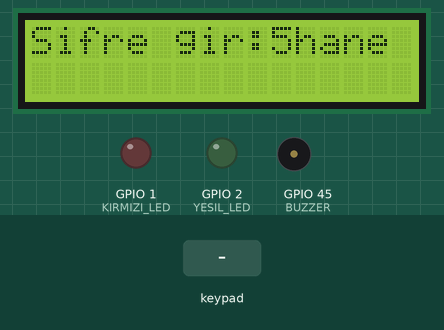
This program was run on a simulated ESP32-S3. On the bench: 16×2 character LCD, output pins drawn as LEDs (lit = HIGH), buzzer (waves = sounding). Inputs (shaded band) come from the test bench. What the program prints to the serial monitor is not drawn.

Above: at 2.8 s.
2.9 s: keypad keys 1 2 3 4 5 pressed 0.4 s apart
At 5.8 s:
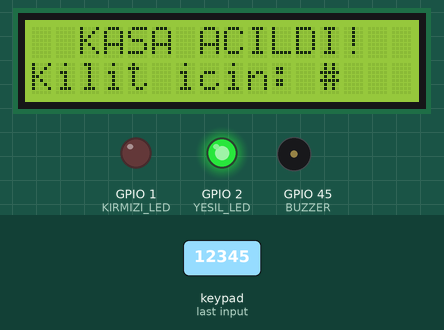
6.4 s: key '#' pressed
At 7.6 s:
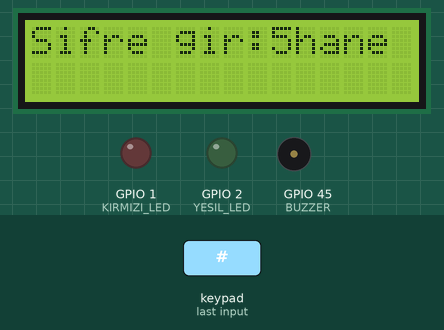
7.9 s: keypad keys 4 6 3 8 1 8 # pressed 0.4 s apart
At 10.6 s:
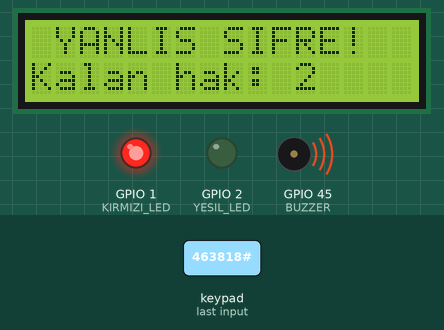
12.3 s: keypad keys 1 2 3 4 5 * pressed 0.4 s apart
At 12.53 s:
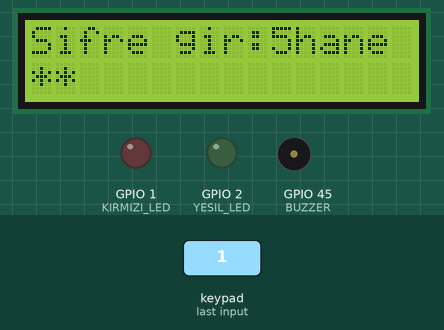
16.2 s: keypad keys 1 7 1 6 1 5 7 pressed 0.4 s apart
At 30.0 s:
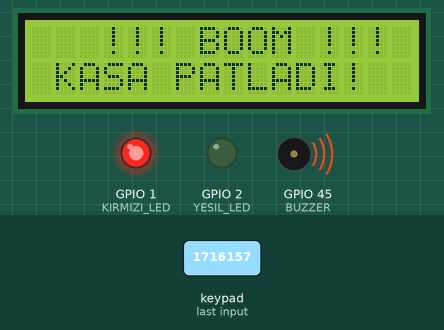
Timing chart, 0 to 34.0 s (numbered marks = the images above; inputs shaded):
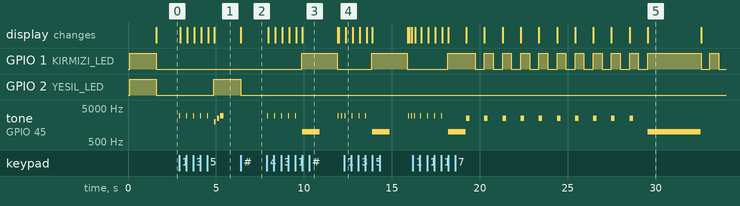

The program:

main.cpp
```cpp
#include <Arduino.h>
#include <Wire.h>
#include <LiquidCrystal_I2C.h>
#include <Keypad.h>

// ---------------- Pin tanimlari ----------------
#define YESIL_LED   2
#define KIRMIZI_LED 1
#define BUZZER      45
#define LCD_SDA     9
#define LCD_SCL     10

// Buzzer tipi: aktif buzzer ise true, pasif buzzer ise false yapin
#define BUZZER_AKTIF false

// ---------------- Ayarlar ----------------
#define KASA_SIFRESI  "12345"   // kasa sifresi
#define TOPLAM_HAK    3     // yanlis girme hakki
#define GERI_SAYIM    10    // patlama geri sayimi (saniye)

// ---------------- Keypad ----------------
const byte SATIR = 4;
const byte SUTUN = 4;
char tuslar[SATIR][SUTUN] = {
  {'1', '2', '3', 'A'},
  {'4', '5', '6', 'B'},
  {'7', '8', '9', 'C'},
  {'*', '0', '#', 'D'}
};
// Keypad pin 1-4 = sutunlar (ters sira), pin 5-8 = satirlar (ters sira)
byte satirPinleri[SATIR] = {46, 3, 8, 18};
byte sutunPinleri[SUTUN] = {17, 16, 15, 7};
Keypad keypad = Keypad(makeKeymap(tuslar), satirPinleri, sutunPinleri, SATIR, SUTUN);

// ---------------- LCD ----------------
LiquidCrystal_I2C *lcd = nullptr;

// ---------------- Durum ----------------
String sifre = "";
String girilen = "";
int haneSayisi = 0;
int kalanHak = TOPLAM_HAK;

// ---------------- Yardimci fonksiyonlar ----------------
void buzzerAc(int frekans = 2000) {
  if (BUZZER_AKTIF) digitalWrite(BUZZER, HIGH);
  else tone(BUZZER, frekans);
}

void buzzerKapat() {
  if (BUZZER_AKTIF) digitalWrite(BUZZER, LOW);
  else noTone(BUZZER);
}

void bip(int sure, int frekans = 2000) {
  buzzerAc(frekans);
  delay(sure);
  buzzerKapat();
}

void lcdYaz(const String &satir1, const String &satir2) {
  lcd->clear();
  lcd->setCursor(0, 0);
  lcd->print(satir1);
  lcd->setCursor(0, 1);
  lcd->print(satir2);
}

void sifreAyarla() {
  sifre = KASA_SIFRESI;
  haneSayisi = sifre.length();
}

void sifreEkraniGoster() {
  girilen = "";
  lcdYaz("Sifre gir:" + String(haneSayisi) + "hane", "");
}

void girilenGoster() {
  lcd->setCursor(0, 1);
  lcd->print("                ");
  lcd->setCursor(0, 1);
  for (unsigned int i = 0; i < girilen.length(); i++) lcd->print('*');
}

void kasaPatlat() {
  digitalWrite(YESIL_LED, LOW);
  for (int s = GERI_SAYIM; s > 0; s--) {
    lcdYaz("KASA PATLAYACAK!", String(s) + " saniye kaldi");
    digitalWrite(KIRMIZI_LED, HIGH);
    bip(200, 2500);
    delay(300);
    digitalWrite(KIRMIZI_LED, LOW);
    delay(500);
  }
  lcdYaz("   !!! BOOM !!!", " KASA PATLADI!");
  digitalWrite(KIRMIZI_LED, HIGH);
  buzzerAc(1000);
  delay(3000);
  buzzerKapat();
  lcdYaz(" KASA PATLADI!", "Reset'e basin");
  while (true) {           // sistem kilitlenir, reset gerekir
    digitalWrite(KIRMIZI_LED, !digitalRead(KIRMIZI_LED));
    delay(500);
  }
}

void sifreKontrol() {
  Serial.printf("Girilen: %s  Dogru: %s\n", girilen.c_str(), sifre.c_str());
  if (girilen == sifre) {
    digitalWrite(KIRMIZI_LED, LOW);
    digitalWrite(YESIL_LED, HIGH);
    lcdYaz("  KASA ACILDI!", "Kilit icin: #");
    bip(100, 2000); delay(80); bip(100, 2500); delay(80); bip(200, 3000);

    // '#' basilana kadar acik kalir, sonra tekrar kilitlenir
    while (keypad.getKey() != '#') delay(10);
    digitalWrite(YESIL_LED, LOW);
    kalanHak = TOPLAM_HAK;
    sifreAyarla();
    sifreEkraniGoster();
    return;
  }

  // Yanlis sifre
  kalanHak--;
  digitalWrite(KIRMIZI_LED, HIGH);
  if (kalanHak <= 0) {
    lcdYaz(" YANLIS SIFRE!", "Hakkiniz bitti!");
    bip(1000, 1000);
    kasaPatlat();
  }
  lcdYaz(" YANLIS SIFRE!", "Kalan hak: " + String(kalanHak));
  bip(1000, 1000);
  delay(1000);
  digitalWrite(KIRMIZI_LED, LOW);
  sifreEkraniGoster();
}

// ---------------- Setup / Loop ----------------
void setup() {
  Serial.begin(115200);

  pinMode(YESIL_LED, OUTPUT);
  pinMode(KIRMIZI_LED, OUTPUT);
  pinMode(BUZZER, OUTPUT);
  digitalWrite(YESIL_LED, LOW);
  digitalWrite(KIRMIZI_LED, LOW);
  buzzerKapat();

  // LCD adresini otomatik bul (genelde 0x27 veya 0x3F)
  Wire.begin(LCD_SDA, LCD_SCL);
  uint8_t adres = 0x27;
  for (uint8_t a : {0x27, 0x3F}) {
    Wire.beginTransmission(a);
    if (Wire.endTransmission() == 0) { adres = a; break; }
  }
  Serial.printf("LCD adresi: 0x%02X\n", adres);
  lcd = new LiquidCrystal_I2C(adres, 16, 2);
  lcd->init();
  lcd->backlight();

  lcdYaz(" ELEKTRONIK KASA", "  Hosgeldiniz");
  // LED testi: acilista iki LED de 1 sn yanar
  Serial.println("LED testi: yesil + kirmizi yaniyor");
  digitalWrite(YESIL_LED, HIGH);
  digitalWrite(KIRMIZI_LED, HIGH);
  delay(1500);
  digitalWrite(YESIL_LED, LOW);
  digitalWrite(KIRMIZI_LED, LOW);

  sifreAyarla();
  sifreEkraniGoster();
}

void loop() {
  char tus = keypad.getKey();
  if (!tus) return;

  Serial.printf("Basilan tus: %c\n", tus);
  bip(40, 3000);  // tus sesi

  if (tus >= '0' && tus <= '9') {
    girilen += tus;
    girilenGoster();
    if ((int)girilen.length() == haneSayisi) {
      delay(300);
      sifreKontrol();
    }
  } else if (tus == '*') {        // son haneyi sil
    if (girilen.length() > 0) girilen.remove(girilen.length() - 1);
    girilenGoster();
  } else if (tus == 'C') {        // tumunu temizle
    girilen = "";
    girilenGoster();
  }
}
```

Measured:
- after the input at 2.9 s, GPIO 2 (YESIL_LED): LOW → HIGH after 2.0 s; tone on GPIO 45 (BUZZER): plays 3000 Hz for 0.04 s, 3000 Hz for 0.04 s, 3000 Hz for 0.04 s, 3000 Hz for 0.04 s, 3000 Hz for 0.04 s, 2000 Hz for 0.10 s … (8 notes in this stretch), starting at once; the display: first changes after 0.06 s (image 1 shows a later state)
- after the input at 6.4 s, GPIO 2 (YESIL_LED): HIGH → LOW at once; the display: changes at once (image 2)
- after the input at 7.9 s, GPIO 1 (KIRMIZI_LED): LOW → HIGH after 2.0 s, → LOW 2.0 s later; tone on GPIO 45 (BUZZER): plays 3000 Hz for 0.04 s, 3000 Hz for 0.04 s, 3000 Hz for 0.04 s, 3000 Hz for 0.04 s, 3000 Hz for 0.04 s, 1000 Hz for 1.0 s … (8 notes in this stretch), starting at once
- after the input at 12.3 s, GPIO 1 (KIRMIZI_LED): LOW → HIGH after 1.6 s, → LOW 2.0 s later; tone on GPIO 45 (BUZZER): plays 3000 Hz for 0.04 s, 3000 Hz for 0.04 s, 3000 Hz for 0.04 s, 3000 Hz for 0.04 s, 1000 Hz for 1.0 s, 3000 Hz for 0.04 s … (7 notes in this stretch), starting at once; the display: changes after 0.07 s (image 4)
